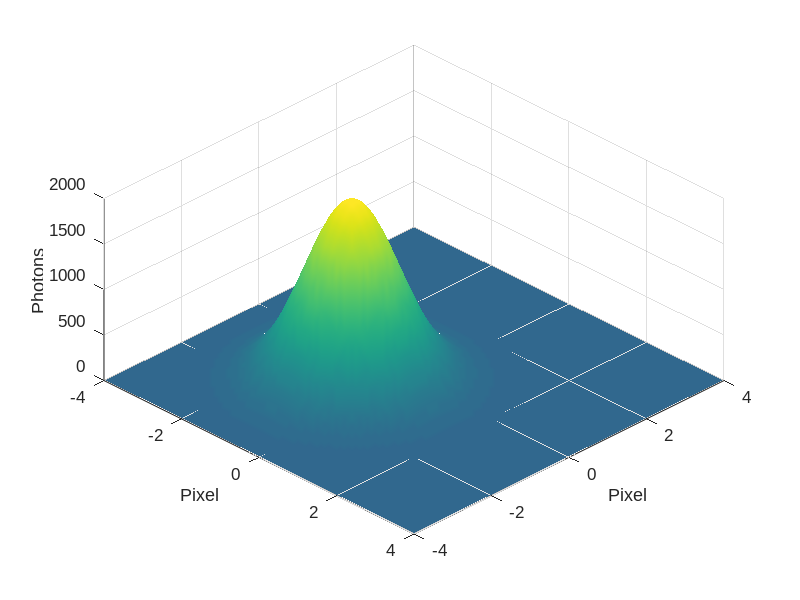

The MATLAB source for this figure: (Note: this script raises an error after producing the figure.)
figure,
mu = [-0.8 -0.8];
Sigma = [0.8 0; 0 0.8];
X = -4:.1:4; Y = -4:.1:4;
[X1,X2] = meshgrid(X,Y);
Z = mvnpdf([X1(:) X2(:)],mu,Sigma);
Z = reshape(Z,length(Y),length(X));
Z=Z*10000;
grid off
s=surf(X,Y,Z,'FaceColor','interp','EdgeColor','none');
hold on

az=45;
el=50;            view(az, el)

caxis([min(Z(:))-.5*range(Z(:)),max(Z(:))]);
axis([-4 4 -4 4 0 2000])
xlabel('Pixel'); ylabel('Pixel');zlabel('Photons')
AxisLabelSize = 14;
AxisTickSize = 12;


set(get(gca,'ylabel'),'fontsize',AxisLabelSize,'FontName','Arial');

set(get(gca,'ylabel'),'fontsize',AxisLabelSize,'FontName','Arial');

set(gca, 'fontsize',AxisTickSize,'FontName','Arial');
        set(gcf, 'color', 'white');




% Extract X,Y and Z data from surface plot
x=s.XData;
y=s.YData;
z=s.ZData;
% For R2014a and earlier:
% x=get(s,'XData');
% y=get(s,'YData');
% z=get(s,'ZData');
% Create vectors out of surface's XData and YData
x=x(1,:);
y=y(1,:);
% Divide the lengths by the number of lines needed
xnumlines = 8; % 10 lines
ynumlines = 8; % 10 partitions
xspacing = round(length(x)/xnumlines);
yspacing = round(length(y)/ynumlines);
% Plot the mesh lines 
% Plotting lines in the X-Z plane
hold on
for i = 1:yspacing:length(y)
    Y1 = y(i)*ones(size(x)); % a constant vector
    Z1 = z(i,:);
    plot3(x,Y1,Z1,'-k');
end
% Plotting lines in the Y-Z plane
for i = 1:xspacing:length(x)
    X2 = x(i)*ones(size(y)); % a constant vector
    Z2 = z(:,i);
    plot3(X2,y,Z2,'-k');
end
hold off



for k1 = 1:10:size(Z,1)-1
    idxr = 1+fix(k1/10);
    for k2 = 1:10:size(z,2)-1
        idxc = 1+fix(k2/10);
        MF = Z(k1:k1+1,k2:k2+1);        % Matrix Frame (4x4)
        MR(idxr,idxc) = mean(MF(:));
    end
end

figure, imagesc(MR), axis equal tight, 
caxis([min(Z(:))-.5*range(Z(:)),max(Z(:))]);
set(gca,'xtick',[])
set(gca,'ytick',[])
        set(gcf, 'color', 'white');




figure,
mu = [0.5 0.5];
Sigma = [0.8 .3; .3 0.8];
Sigma=1
X = -4:.1:4; Y = -4:.1:4;
[X1,X2] = meshgrid(X,Y);
Z = normpdf([X1(:) X2(:)],mu,Sigma);
Z = reshape(Z,length(Y),length(X));
grid off
s=surf(X,Y,Z,'FaceColor','interp','EdgeColor','none');
hold on
caxis([min(Z(:))-.5*range(Z(:)),max(Z(:))]);
axis([-4 4 -4 4 0 .25])
xlabel('x1'); ylabel('x2'); zlabel('Probability Density');

% Extract X,Y and Z data from surface plot
x=s.XData;
y=s.YData;
z=s.ZData;
% For R2014a and earlier:
% x=get(s,'XData');
% y=get(s,'YData');
% z=get(s,'ZData');
% Create vectors out of surface's XData and YData
x=x(1,:);
y=y(1,:);
% Divide the lengths by the number of lines needed
xnumlines = 8; % 10 lines
ynumlines = 8; % 10 partitions
xspacing = round(length(x)/xnumlines);
yspacing = round(length(y)/ynumlines);
% Plot the mesh lines 
% Plotting lines in the X-Z plane
hold on
for i = 1:yspacing:length(y)
    Y1 = y(i)*ones(size(x)); % a constant vector
    Z1 = z(i,:);
    plot3(x,Y1,Z1,'-k');
end
% Plotting lines in the Y-Z plane
for i = 1:xspacing:length(x)
    X2 = x(i)*ones(size(y)); % a constant vector
    Z2 = z(:,i);
    plot3(X2,y,Z2,'-k');
end
hold off



for k1 = 1:10:size(Z,1)-1
    idxr = 1+fix(k1/10);
    for k2 = 1:10:size(z,2)-1
        idxc = 1+fix(k2/10);
        MF = Z(k1:k1+1,k2:k2+1);        % Matrix Frame (4x4)
        MR(idxr,idxc) = mean(MF(:));
    end
end
figure, imagesc(Z)

figure, imagesc(MR)



